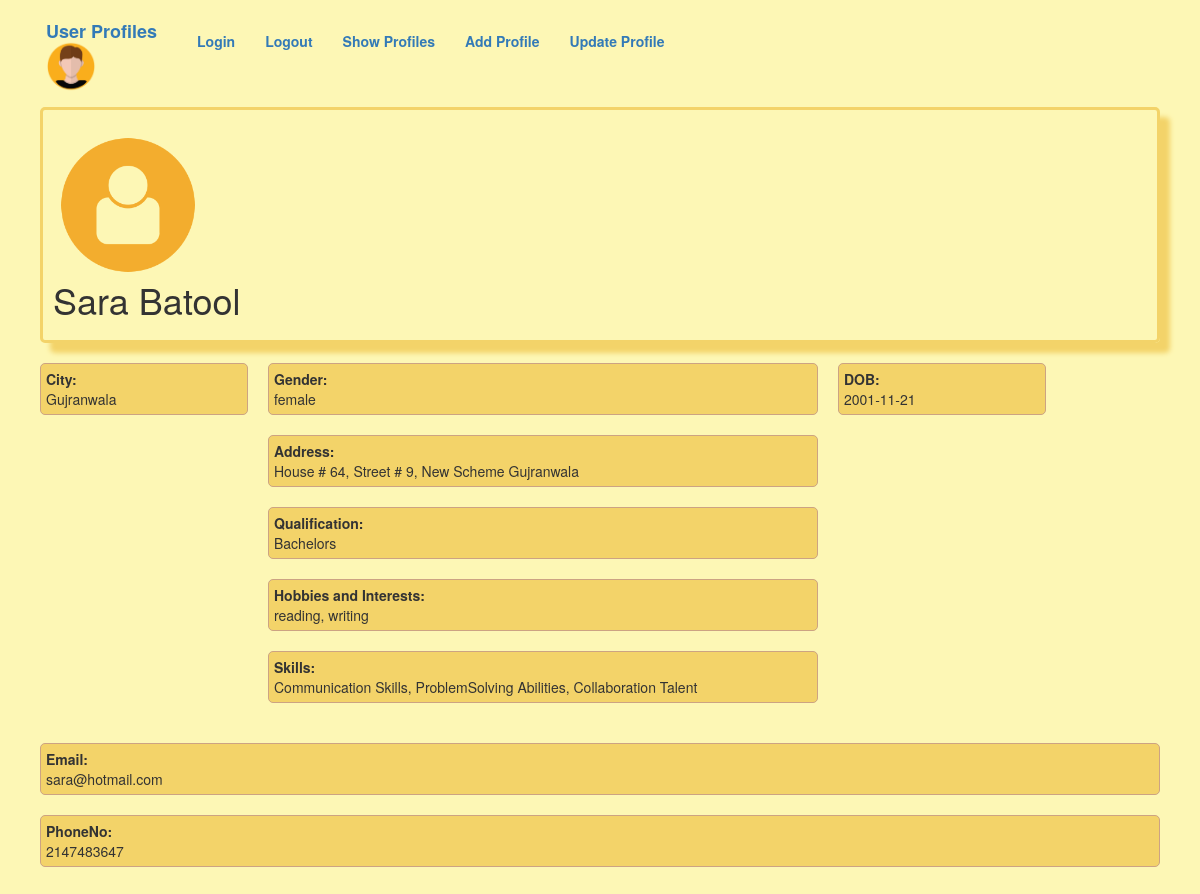
/show_details.php?id=3, run on the app's committed database.
### tables this page shows
CREATE TABLE `profile` (
  `id` int(11) NOT NULL,
  `name` varchar(50) NOT NULL,
  `city` varchar(50) NOT NULL,
  `gender` varchar(50) NOT NULL,
  `email` varchar(100) NOT NULL,
  `phonenumber` int(50) NOT NULL,
  `dob` date NOT NULL,
  `address` varchar(100) NOT NULL,
  `qualification` varchar(200) NOT NULL,
  `hobbies` varchar(300) NOT NULL,
  `skills` varchar(300) NOT NULL
);

### show_details.php (the view, shortened to what this page needs)
<?php
$id = $_GET['id'];
$conn_str = DB_SYS . ':host=' . DB_HOST . ';dbname=' . DB_NAME;
try {
    $pdo = new PDO($conn_str, DB_USER, DB_PASS);
    $sql = 'SELECT * FROM profile WHERE id=:id';
    $stmt = $pdo->prepare($sql);
    $stmt->bindValue(':id', $id, PDO::PARAM_INT);
    $stmt->execute();
    if ($p = $stmt->fetch()) {
        $name = $p['name'];
        $city = $p['city'];
        $gender = $p['gender'];
        $email = $p['email'];
        $phonenumber = $p['phonenumber'];
        $dob = $p['dob'];
        $address = $p['address'];
        $qualification = $p['qualification'];
        $hobbies = $p['hobbies'];
        $skills = $p['skills'];
    } else {
        redirect();
    }
?>
    <!DOCTYPE html>
    <html>
    <head>
        <link rel="stylesheet" href="cssfile.css?v=<?php echo time(); ?>">
    </head>
    <body>
        <div class="container">
            <?php include_once('header.php'); ?>
            <div class="header">
                <div class="border1">
                    <h1 class="addpadding">
                        <img src="icon1.png" width="150px"><br>
                        <?php echo $name ?>
                    </h1>
                </div>
            </div>
            <div class="nav">
                <div class="borders"><b>City:<br> </b>
                    <?php echo $city ?>
                </div><br>
            </div>
            <div class="main">
                <div class="borders"><b>Gender:<br> </b>
                    <?php echo $gender ?>
                </div><br>
                <div class="borders"><b>Address:<br> </b>
                    <?php echo $address ?>
                </div><br>
                <div class="borders"><b>Qualification:<br> </b>
                    <?php echo $qualification ?>
                </div><br>
                <div class="borders"><b>Hobbies and Interests:<br> </b>
                    <?php echo $hobbies ?>
                </div><br>
                <div class="borders"><b>Skills:<br> </b>
                    <?php echo $skills ?>
                </div><br>
            </div>
            <div class="aside">
                <div class="borders"><b>DOB:<br> </b>
                    <?php echo $dob ?>
                </div><br>
            </div>
            <div class="footer">
                <div class="borders"><b>Email:<br> </b>
                    <?php echo $email ?>
                </div><br>
                <div class="borders"><b>PhoneNo:<br> </b>
                    <?php echo $phonenumber ?>
                </div><br>
            </div>
        <?php
    } catch (PDOException $e) {
        die($e->getMessage());
    }
        ?>
        </div>
    </body>
    </html>

### cssfile.css (style rules this page uses)
body { padding: 5px 5px 5px 5px; margin: 0px 10px; background-color:rgb(253, 247, 181); }
.addpadding { padding:0px 10px 10px 10px; }
.borders { border: 1px solid #CCA383; background:rgb(243, 211, 105); border-radius: 5px; padding:5px; }
.border1 { border: 3px solid rgb(243, 211, 105); box-shadow: 10px 10px 5px rgb(243, 211, 105); border-radius: 5px; }
.container { display:flex; flex-wrap:wrap; }
@media only screen and (min-width:485px) { .container { flex-direction:row; flex-wrap: wrap; } }
@media only screen and (min-width:485px) { .header, .main, .footer { flex-basis: 100%; padding:10px; } }
@media only screen and (min-width:485px) { .nav { flex-basis: 50%; padding:10px; } }
@media only screen and (min-width:485px) { .aside { flex-basis: 50%; padding:10px; } }
@media only screen and (min-width:485px) { .header { order: 1; } }
@media only screen and (min-width:485px) { .nav,.aside { order: 2; } }
@media only screen and (min-width:485px) { .main { order: 3; } }
@media only screen and (min-width:485px) { .footer { order:4; } }
@media all and (min-width: 800px) { .container { flex-direction: row; flex-wrap: wrap; } }
@media all and (min-width: 800px) { .header, .footer { flex-basis: 100%; padding:10px; } }
@media all and (min-width: 800px) { .nav, .aside { flex-basis: 20%; padding:10px; } }
@media all and (min-width: 800px) { .main { flex-basis: 50%; padding:10px; } }
@media all and (min-width: 800px) { .header { order: 1; } }
@media all and (min-width: 800px) { .nav { order: 2; } }
@media all and (min-width: 800px) { .main,.aside,.footer { order: 3; } }

### data on the page
profile: name "Sara Batool", city "Gujranwala", gender "female", address "House # 64, Street # 9, New Scheme Gujranwala", qualification "Bachelors", hobbies "reading, writing", skills "Communication Skills, ProblemSolving Abilities, Collaboration Talent", dob "2001-11-21", email "sara@hotmail.com", phonenumber "2147483647"
